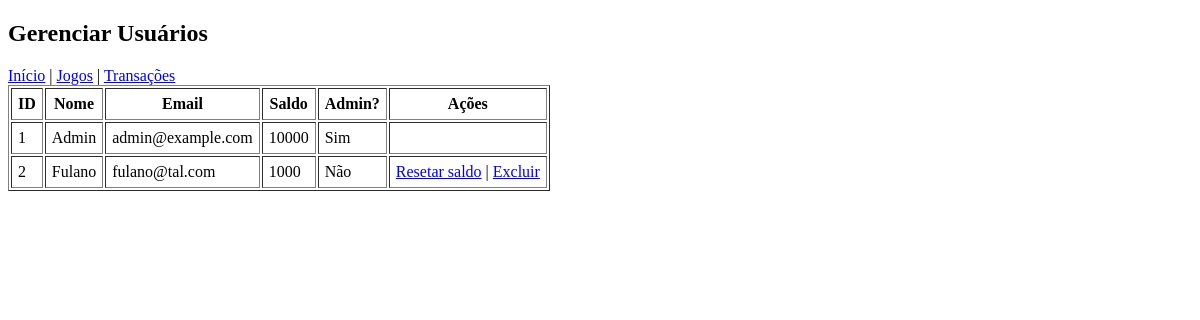
Before: /admin/users.php (signed in) with the older database file.
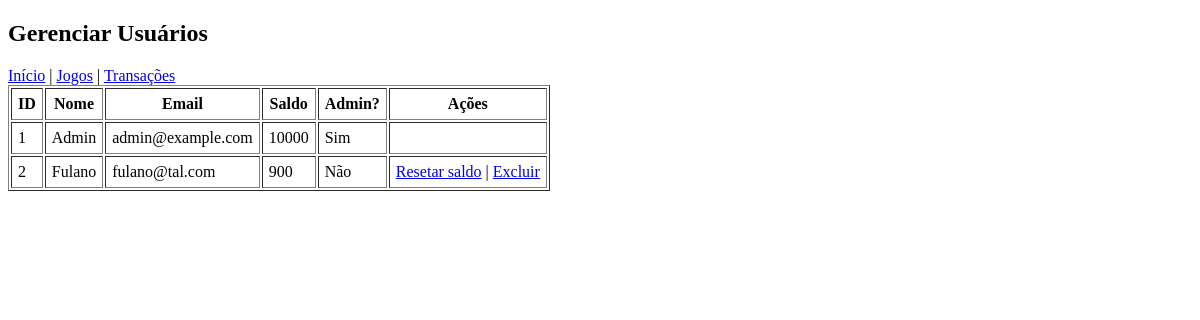
After: the same page with the newer database file.
### tables this page shows
CREATE TABLE users (
  id INTEGER PRIMARY KEY AUTOINCREMENT,
  email TEXT UNIQUE NOT NULL,
  password TEXT NOT NULL,
  display_name TEXT,
  balance INTEGER NOT NULL DEFAULT 1000,
  is_admin INTEGER NOT NULL DEFAULT 0,
  created_at TEXT DEFAULT CURRENT_TIMESTAMP
);

### public/admin/users.php (the view, shortened to what this page needs)
<?php
$pdo = get_pdo();
$users = $pdo->query("SELECT id,email,display_name,balance,is_admin FROM users ORDER BY id ASC")->fetchAll(PDO::FETCH_ASSOC);
?>
<!doctype html>
<html>
<head>
  <link rel="stylesheet" href="/assets/css/style.css">
</head>
<body>
  <header class="container">
    <h2>Gerenciar Usuários</h2>
    <nav>
      <a href="/admin/">Início</a> |
      <a href="/admin/games.php">Jogos</a> |
      <a href="/admin/transactions.php">Transações</a>
    </nav>
  </header>
  <main class="container">
    <table border="1" cellpadding="6">
      <tr>
        <th>ID</th>
        <th>Nome</th>
        <th>Email</th>
        <th>Saldo</th>
        <th>Admin?</th>
        <th>Ações</th>
      </tr>
      <?php foreach ($users as $u): ?>
      <tr>
        <td><?=$u['id']?></td>
        <td><?=htmlspecialchars($u['display_name'])?></td>
        <td><?=htmlspecialchars($u['email'])?></td>
        <td><?=$u['balance']?></td>
        <td><?=$u['is_admin'] ? 'Sim' : 'Não'?></td>
        <td>
          <?php if (!$u['is_admin']): ?>
          <a href="?reset=<?=$u['id']?>">Resetar saldo</a> |
          <a href="?delete=<?=$u['id']?>" onclick="return confirm('Excluir este usuário?')">Excluir</a>
          <?php endif; ?>
        </td>
      </tr>
      <?php endforeach; ?>
    </table>
  </main>
</body>
</html>

Changed rows visible on the page:
changed users "Fulano": balance "1000" → "900"
